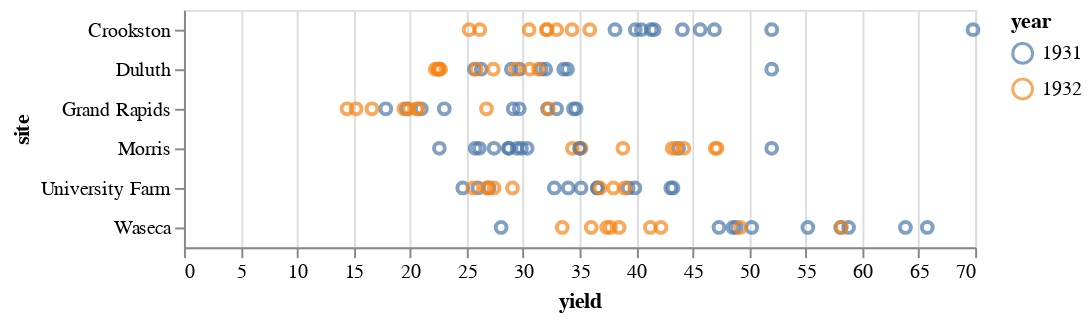

The notebook cell saved with this chart:
### Code cell
alt.Chart(alternation).mark_point().encode(
    x = "yield",
    y = "site",
    color = "year:N",
    tooltip=("yield", "site")
)

### Figure 1 — Vega-Lite specification as saved in the notebook (floating-point values rounded to 4 significant figures)
{"config": {"view": {"continuousWidth": 400, "continuousHeight": 300}}, "data": {"name": "data-68a9bf470dd797f8b49fb41c4da6c9e3"}, "mark": "point", "encoding": {"color": {"field": "year", "type": "nominal"}, "tooltip": [{"field": "yield", "type": "quantitative"}, {"field": "site", "type": "nominal"}], "x": {"field": "yield", "type": "quantitative"}, "y": {"field": "site", "type": "nominal"}}, "$schema": "https://vega.github.io/schema/vega-lite/v4.17.0.json", "datasets": {"data-68a9bf470dd797f8b49fb41c4da6c9e3": [{"yield": 27.0, "variety": "Manchuria", "year": 1931, "site": "University Farm"}, {"yield": 48.87, "variety": "Manchuria", "year": 1931, "site": "Waseca"}, {"yield": 27.43, "variety": "Manchuria", "year": 1931, "site": "Morris"}, {"yield": 39.93, "variety": "Manchuria", "year": 1931, "site": "Crookston"}, {"yield": 32.97, "variety": "Manchuria", "year": 1931, "site": "Grand Rapids"}, {"yield": 28.97, "variety": "Manchuria", "year": 1931, "site": "Duluth"}, {"yield": 43.07, "variety": "Glabron", "year": 1931, "site": "University Farm"}, {"yield": 55.2, "variety": "Glabron", "year": 1931, "site": "Waseca"}, {"yield": 28.77, "variety": "Glabron", "year": 1931, "site": "Morris"}, {"yield": 38.13, "variety": "Glabron", "year": 1931, "site": "Crookston"}, {"yield": 29.13, "variety": "Glabron", "year": 1931, "site": "Grand Rapids"}, {"yield": 29.67, "variety": "Glabron", "year": 1931, "site": "Duluth"}, {"yield": 35.13, "variety": "Svansota", "year": 1931, "site": "University Farm"}, {"yield": 47.33, "variety": "Svansota", "year": 1931, "site": "Waseca"}, {"yield": 25.77, "variety": "Svansota", "year": 1931, "site": "Morris"}, {"yield": 40.47, "variety": "Svansota", "year": 1931, "site": "Crookston"}, {"yield": 29.67, "variety": "Svansota", "year": 1931, "site": "Grand Rapids"}, {"yield": 25.7, "variety": "Svansota", "year": 1931, "site": "Duluth"}, {"yield": 39.9, "variety": "Velvet", "year": 1931, "site": "University Farm"}, {"yield": 50.23, "variety": "Velvet", "year": 1931, "site": "Waseca"}, {"yield": 26.13, "variety": "Velvet", "year": 1931, "site": "Morris"}, {"yield": 41.33, "variety": "Velvet", "year": 1931, "site": "Crookston"}, {"yield": 23.03, "variety": "Velvet", "year": 1931, "site": "Grand Rapids"}, {"yield": 26.3, "variety": "Velvet", "year": 1931, "site": "Duluth"}, {"yield": 36.57, "variety": "Trebi", "year": 1931, "site": "University Farm"}, {"yield": 63.83, "variety": "Trebi", "year": 1931, "site": "Waseca"}, {"yield": 43.77, "variety": "Trebi", "year": 1931, "site": "Morris"}, {"yield": 46.93, "variety": "Trebi", "year": 1931, "site": "Crookston"}, {"yield": 17.86, "variety": "Trebi", "year": 1931, "site": "Grand Rapids"}, {"yield": 33.93, "variety": "Trebi", "year": 1931, "site": "Duluth"}, {"yield": 43.27, "variety": "No. 457", "year": 1931, "site": "University Farm"}, {"yield": 58.1, "variety": "No. 457", "year": 1931, "site": "Waseca"}, {"yield": 28.7, "variety": "No. 457", "year": 1931, "site": "Morris"}, {"yield": 45.67, "variety": "No. 457", "year": 1931, "site": "Crookston"}, {"yield": 32.17, "variety": "No. 457", "year": 1931, "site": "Grand Rapids"}, {"yield": 33.6, "variety": "No. 457", "year": 1931, "site": "Duluth"}, {"yield": 36.6, "variety": "No. 462", "year": 1931, "site": "University Farm"}, {"yield": 65.77, "variety": "No. 462", "year": 1931, "site": "Waseca"}, {"yield": 30.37, "variety": "No. 462", "year": 1931, "site": "Morris"}, {"yield": 26.0, "variety": "No. 457", "year": 1931, "site": "University Farm"}, {"yield": 21.0, "variety": "Wisconsin No. 38", "year": 1931, "site": "Grand Rapids"}, {"yield": 32.77, "variety": "Peatland", "year": 1931, "site": "University Farm"}, {"yield": 48.57, "variety": "Peatland", "year": 1931, "site": "Waseca"}, {"yield": 29.87, "variety": "Peatland", "year": 1931, "site": "Morris"}, {"yield": 41.6, "variety": "Peatland", "year": 1931, "site": "Crookston"}, {"yield": 34.7, "variety": "Peatland", "year": 1931, "site": "Grand Rapids"}, {"yield": 32.0, "variety": "Peatland", "year": 1931, "site": "Duluth"}, {"yield": 24.67, "variety": "No. 475", "year": 1931, "site": "University Farm"}, {"yield": 28.06, "variety": "No. 475", "year": 1931, "site": "Waseca"}, {"yield": 22.6, "variety": "No. 475", "year": 1931, "site": "Morris"}, {"yield": 44.1, "variety": "No. 475", "year": 1931, "site": "Crookston"}, {"yield": 19.7, "variety": "No. 475", "year": 1931, "site": "Grand Rapids"}, {"yield": 39.3, "variety": "Wisconsin No. 38", "year": 1931, "site": "University Farm"}, {"yield": 58.8, "variety": "Wisconsin No. 38", "year": 1931, "site": "Waseca"}, {"yield": 29.47, "variety": "Wisconsin No. 38", "year": 1931, "site": "Morris"}, {"yield": 69.81, "variety": "Wisconsin No. 38", "year": 1931, "site": "Crookston"}, {"yield": 34.47, "variety": "Wisconsin No. 38", "year": 1931, "site": "Grand Rapids"}, {"yield": 31.6, "variety": "Wisconsin No. 38", "year": 1931, "site": "Duluth"}, {"yield": 26.9, "variety": "Manchuria", "year": 1932, "site": "University Farm"}, {"yield": 33.47, "variety": "Manchuria", "year": 1932, "site": "Waseca"}, {"yield": 34.37, "variety": "Manchuria", "year": 1932, "site": "Morris"}, {"yield": 32.97, "variety": "Manchuria", "year": 1932, "site": "Crookston"}, {"yield": 52.0, "variety": "No. 462", "year": 1931, "site": "Duluth"}, {"yield": 22.57, "variety": "Manchuria", "year": 1932, "site": "Duluth"}, {"yield": 36.8, "variety": "Glabron", "year": 1932, "site": "University Farm"}, {"yield": 37.73, "variety": "Glabron", "year": 1932, "site": "Waseca"}, {"yield": 35.13, "variety": "Glabron", "year": 1932, "site": "Morris"}, {"yield": 26.17, "variety": "Glabron", "year": 1932, "site": "Crookston"}, {"yield": 14.43, "variety": "Glabron", "year": 1932, "site": "Grand Rapids"}, {"yield": 25.87, "variety": "Glabron", "year": 1932, "site": "Duluth"}, {"yield": 27.43, "variety": "Svansota", "year": 1932, "site": "University Farm"}, {"yield": 38.5, "variety": "Svansota", "year": 1932, "site": "Waseca"}, {"yield": 35.03, "variety": "Svansota", "year": 1932, "site": "Morris"}, {"yield": 16.63, "variety": "Svansota", "year": 1932, "site": "Grand Rapids"}, {"yield": 22.23, "variety": "Svansota", "year": 1932, "site": "Duluth"}, {"yield": 26.8, "variety": "Velvet", "year": 1932, "site": "University Farm"}, {"yield": 37.4, "variety": "Velvet", "year": 1932, "site": "Waseca"}, {"yield": 38.83, "variety": "Velvet", "year": 1932, "site": "Morris"}, {"yield": 32.07, "variety": "Velvet", "year": 1932, "site": "Crookston"}, {"yield": 32.23, "variety": "Velvet", "year": 1932, "site": "Grand Rapids"}, {"yield": 22.47, "variety": "Velvet", "year": 1932, "site": "Duluth"}, {"yield": 29.07, "variety": "Trebi", "year": 1932, "site": "University Farm"}, {"yield": 49.23, "variety": "Trebi", "year": 1932, "site": "Waseca"}, {"yield": 35.0, "variety": "No. 462", "year": 1931, "site": "Morris"}, {"yield": 52.0, "variety": "Svansota", "year": 1931, "site": "Crookston"}, {"yield": 20.63, "variety": "Trebi", "year": 1932, "site": "Grand Rapids"}, {"yield": 30.6, "variety": "Trebi", "year": 1932, "site": "Duluth"}, {"yield": 34.0, "variety": "Peatland", "year": 1931, "site": "University Farm"}, {"yield": 42.2, "variety": "No. 457", "year": 1932, "site": "Waseca"}, {"yield": 43.53, "variety": "No. 457", "year": 1932, "site": "Morris"}, {"yield": 34.33, "variety": "No. 457", "year": 1932, "site": "Crookston"}, {"yield": 19.47, "variety": "No. 457", "year": 1932, "site": "Grand Rapids"}, {"yield": 22.7, "variety": "No. 457", "year": 1932, "site": "Duluth"}, {"yield": 25.57, "variety": "No. 462", "year": 1932, "site": "University Farm"}, {"yield": 47.0, "variety": "No. 462", "year": 1932, "site": "Morris"}, {"yield": 30.53, "variety": "No. 462", "year": 1932, "site": "Crookston"}, {"yield": 19.9, "variety": "No. 462", "year": 1932, "site": "Grand Rapids"}, {"yield": 22.5, "variety": "No. 462", "year": 1932, "site": "Duluth"}, {"yield": 52.0, "variety": "Velvet", "year": 1931, "site": "Morris"}, {"yield": 36.03, "variety": "Peatland", "year": 1932, "site": "Waseca"}, {"yield": 43.2, "variety": "Peatland", "year": 1932, "site": "Morris"}, {"yield": 25.23, "variety": "Peatland", "year": 1932, "site": "Crookston"}, {"yield": 26.77, "variety": "Peatland", "year": 1932, "site": "Grand Rapids"}, {"yield": 31.37, "variety": "Peatland", "year": 1932, "site": "Duluth"}, {"yield": 39.0, "variety": "No. 475", "year": 1932, "site": "University Farm"}, {"yield": 41.27, "variety": "No. 475", "year": 1932, "site": "Waseca"}, {"yield": 44.23, "variety": "No. 475", "year": 1932, "site": "Morris"}, {"yield": 32.13, "variety": "No. 475", "year": 1932, "site": "Crookston"}, {"yield": 15.23, "variety": "No. 475", "year": 1932, "site": "Grand Rapids"}, {"yield": 27.37, "variety": "No. 475", "year": 1932, "site": "Duluth"}, {"yield": 38.0, "variety": "Wisconsin No. 38", "year": 1932, "site": "University Farm"}, {"yield": 58.17, "variety": "Wisconsin No. 38", "year": 1932, "site": "Waseca"}, {"yield": 47.17, "variety": "Wisconsin No. 38", "year": 1932, "site": "Morris"}, {"yield": 35.9, "variety": "Wisconsin No. 38", "year": 1932, "site": "Crookston"}, {"yield": 20.67, "variety": "Wisconsin No. 38", "year": 1932, "site": "Grand Rapids"}, {"yield": 29.33, "variety": "Wisconsin No. 38", "year": 1932, "site": "Duluth"}]}}
